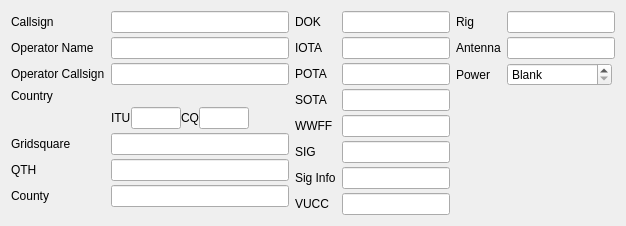
     <widget class="QWidget" name="tabMyStation">
      <attribute name="title">
       <string>M&amp;y Station</string>
      </attribute>
      <layout class="QHBoxLayout" name="horizontalLayout_16">
       <item>
        <layout class="QFormLayout" name="formLayout_5">
         <property name="verticalSpacing">
          <number>4</number>
         </property>
         <item row="0" column="0">
          <widget class="QLabel" name="myCallsignLabel">
           <property name="text">
            <string>Callsign</string>
           </property>
          </widget>
         </item>
         <item row="0" column="1">
          <widget class="NewContactEditLine" name="myCallsignEdit"/>
         </item>
         <item row="1" column="0">
          <widget class="QLabel" name="myOperatorNameLabel">
           <property name="text">
            <string>Operator Name</string>
           </property>
          </widget>
         </item>
         <item row="1" column="1">
          <widget class="NewContactEditLine" name="myOperatorNameEdit"/>
         </item>
         <item row="3" column="0">
          <widget class="QLabel" name="myCountryLabel">
           <property name="text">
            <string>Country</string>
           </property>
          </widget>
         </item>
         <item row="4" column="1">
          <layout class="QHBoxLayout" name="horizontalLayout_15">
           <item>
            <widget class="QLabel" name="myITULabel">
             <property name="text">
              <string>ITU</string>
             </property>
            </widget>
           </item>
           <item>
            <widget class="NewContactEditLine" name="myITUEdit">
             <property name="sizePolicy">
              <sizepolicy hsizetype="Fixed" vsizetype="Fixed">
               <horstretch>0</horstretch>
               <verstretch>0</verstretch>
              </sizepolicy>
             </property>
             <property name="maximumSize">
              <size>
               <width>50</width>
               <height>16777215</height>
              </size>
             </property>
            </widget>
           </item>
           <item>
            <widget class="QLabel" name="myCQLabel">
             <property name="text">
              <string>CQ</string>
             </property>
            </widget>
           </item>
           <item>
            <widget class="NewContactEditLine" name="myCQEdit">
             <property name="sizePolicy">
              <sizepolicy hsizetype="Fixed" vsizetype="Fixed">
               <horstretch>0</horstretch>
               <verstretch>0</verstretch>
              </sizepolicy>
             </property>
             <property name="maximumSize">
              <size>
               <width>50</width>
               <height>16777215</height>
              </size>
             </property>
            </widget>
           </item>
           <item>
            <spacer name="horizontalSpacer_7">
             <property name="orientation">
              <enum>Qt::Horizontal</enum>
             </property>
             <property name="sizeHint" stdset="0">
              <size>
               <width>40</width>
               <height>20</height>
              </size>
             </property>
            </spacer>
           </item>
          </layout>
         </item>
         <item row="5" column="0">
          <widget class="QLabel" name="myGridLabel">
           <property name="text">
            <string>Gridsquare</string>
           </property>
          </widget>
         </item>
         <item row="5" column="1">
          <widget class="NewContactEditLine" name="myGridEdit"/>
         </item>
         <item row="6" column="0">
          <widget class="QLabel" name="myQTHLabel">
           <property name="text">
            <string>QTH</string>
           </property>
          </widget>
         </item>
         <item row="6" column="1">
          <widget class="NewContactEditLine" name="myQTHEdit"/>
         </item>
         <item row="7" column="0">
          <widget class="QLabel" name="myCountyLabel">
           <property name="text">
            <string>County</string>
           </property>
          </widget>
         </item>
         <item row="7" column="1">
          <widget class="NewContactEditLine" name="myCountyEdit"/>
         </item>
         <item row="2" column="0">
          <widget class="QLabel" name="myOperatorCallsignLabel">
           <property name="text">
            <string>Operator Callsign</string>
           </property>
          </widget>
         </item>
         <item row="2" column="1">
          <widget class="NewContactEditLine" name="myOperatorCallsignEdit"/>
         </item>
         <item row="3" column="1">
          <widget class="SmartSearchBox" name="myCountryBox" native="true">
           <property name="sizePolicy">
            <sizepolicy hsizetype="Maximum" vsizetype="Preferred">
             <horstretch>0</horstretch>
             <verstretch>0</verstretch>
            </sizepolicy>
           </property>
           <property name="focusPolicy">
            <enum>Qt::StrongFocus</enum>
           </property>
          </widget>
         </item>
         <item row="4" column="0">
          <widget class="QLabel" name="label">
           <property name="text">
            <string/>
           </property>
          </widget>
         </item>
        </layout>
       </item>
       <item>
        <layout class="QFormLayout" name="formLayout_4">
         <property name="verticalSpacing">
          <number>4</number>
         </property>
         <item row="1" column="0">
          <widget class="QLabel" name="myIOTALabel">
           <property name="text">
            <string>IOTA</string>
           </property>
          </widget>
         </item>
         <item row="1" column="1">
          <widget class="NewContactEditLine" name="myIOTAEdit"/>
         </item>
         <item row="2" column="0">
          <widget class="QLabel" name="myPOTALabel">
           <property name="text">
            <string>POTA</string>
           </property>
          </widget>
         </item>
         <item row="2" column="1">
          <widget class="NewContactEditLine" name="myPOTAEdit"/>
         </item>
         <item row="3" column="0">
          <widget class="QLabel" name="mySOTALabel">
           <property name="text">
            <string>SOTA</string>
           </property>
          </widget>
         </item>
         <item row="3" column="1">
          <widget class="NewContactEditLine" name="mySOTAEdit"/>
         </item>
         <item row="4" column="0">
          <widget class="QLabel" name="myWWFFLabel">
           <property name="text">
            <string>WWFF</string>
           </property>
          </widget>
         </item>
         <item row="4" column="1">
          <widget class="NewContactEditLine" name="myWWFFEdit"/>
         </item>
         <item row="5" column="0">
          <widget class="QLabel" name="mySIGLabel">
           <property name="text">
            <string>SIG</string>
           </property>
          </widget>
         </item>
         <item row="5" column="1">
          <widget class="NewContactEditLine" name="mySIGEdit"/>
         </item>
         <item row="6" column="0">
          <widget class="QLabel" name="mySIGInfoLabel">
           <property name="text">
            <string>Sig Info</string>
           </property>
          </widget>
         </item>
         <item row="6" column="1">
          <widget class="NewContactEditLine" name="mySIGInfoEdit"/>
         </item>
         <item row="7" column="1">
          <widget class="NewContactEditLine" name="myVUCCEdit"/>
         </item>
         <item row="7" column="0">
          <widget class="QLabel" name="myVUCCLabel">
           <property name="text">
            <string>VUCC</string>
           </property>
          </widget>
         </item>
         <item row="0" column="0">
          <widget class="QLabel" name="myDOKLabel">
           <property name="text">
            <string>DOK</string>
           </property>
          </widget>
         </item>
         <item row="0" column="1">
          <widget class="NewContactEditLine" name="myDOKEdit"/>
         </item>
        </layout>
       </item>
       <item>
        <layout class="QFormLayout" name="formLayout_6">
         <property name="verticalSpacing">
          <number>4</number>
         </property>
         <item row="0" column="0">
          <widget class="QLabel" name="myRigLabel">
           <property name="text">
            <string>Rig</string>
           </property>
          </widget>
         </item>
         <item row="0" column="1">
          <widget class="NewContactEditLine" name="myRigEdit"/>
         </item>
         <item row="1" column="0">
          <widget class="QLabel" name="myAntLabel">
           <property name="text">
            <string>Antenna</string>
           </property>
          </widget>
         </item>
         <item row="1" column="1">
          <widget class="NewContactEditLine" name="myAntEdit"/>
         </item>
         <item row="2" column="0">
          <widget class="QLabel" name="powerLabel">
           <property name="text">
            <string>Power</string>
           </property>
          </widget>
         </item>
         <item row="2" column="1">
          <widget class="BaseDoubleSpinBox" name="powerEdit">
           <property name="sizePolicy">
            <sizepolicy hsizetype="Maximum" vsizetype="Fixed">
             <horstretch>0</horstretch>
             <verstretch>0</verstretch>
            </sizepolicy>
           </property>
           <property name="focusPolicy">
            <enum>Qt::ClickFocus</enum>
           </property>
           <property name="specialValueText">
            <string>Blank</string>
           </property>
           <property name="suffix">
            <string> W</string>
           </property>
           <property name="decimals">
            <number>3</number>
           </property>
           <property name="maximum">
            <double>1000000.000000000000000</double>
           </property>
           <property name="value">
            <double>0.000000000000000</double>
           </property>
          </widget>
         </item>
        </layout>
       </item>
      </layout>
     </widget>
